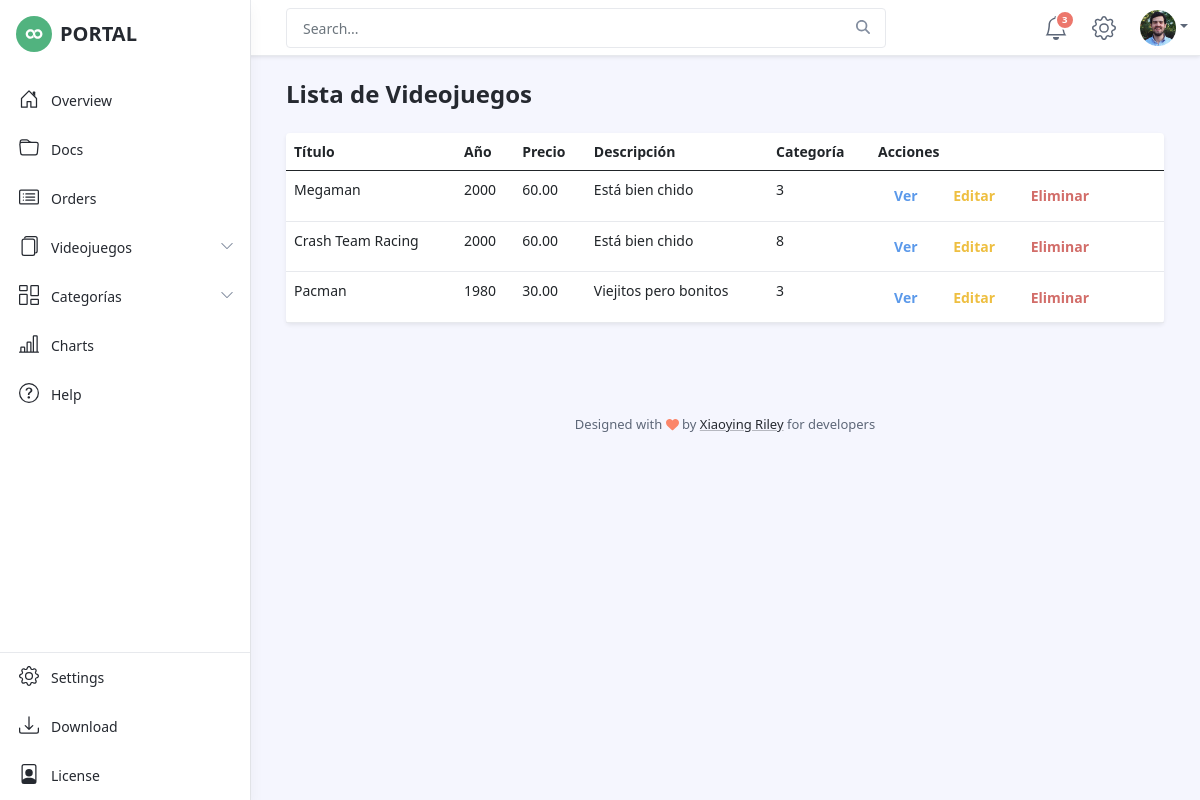
/videojuegos/lista/, run on an earlier commit of the app's database.
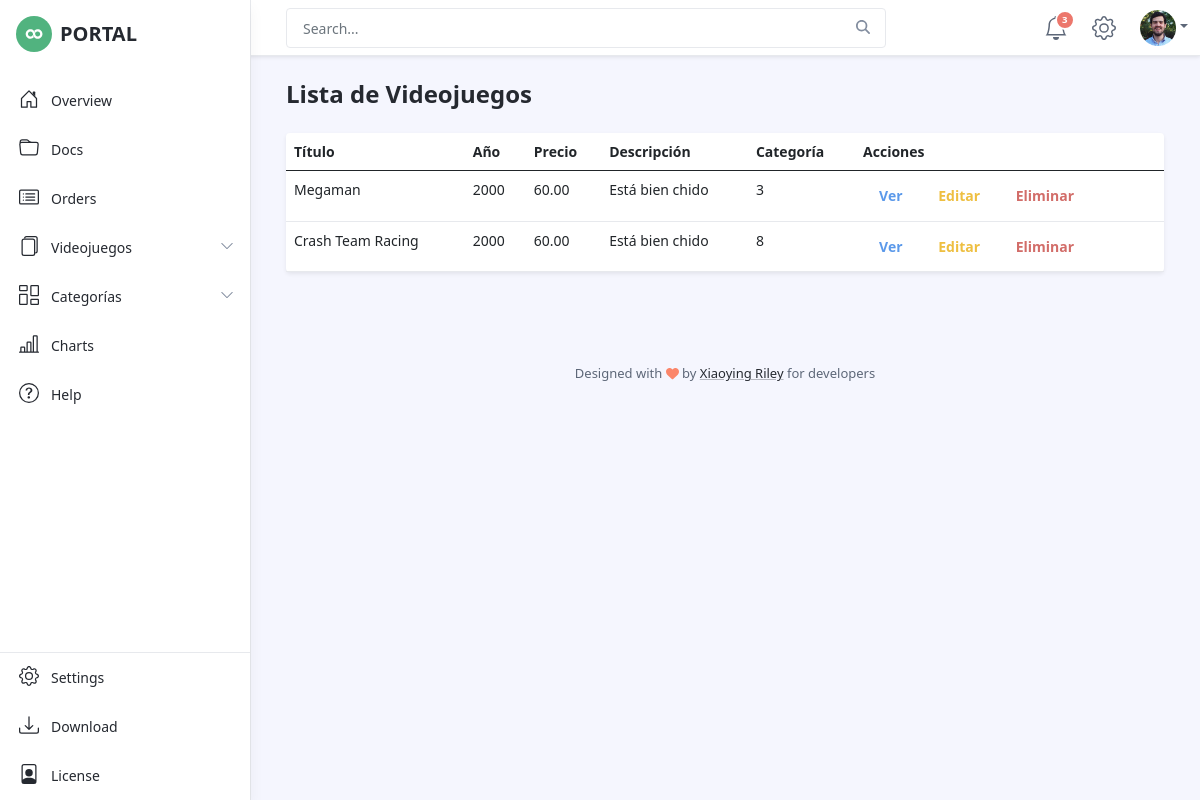
And on a later commit of the database.
### videojuego/models.py (models this page shows, shortened)
class VideoJuego(models.Model):
    titulo = models.CharField('Titulo', max_length=50, unique=True)
    anio = models.IntegerField('Año')
    categoria = models.ForeignKey("videojuego.Categoria",
    verbose_name='Categoría',on_delete=models.CASCADE)
    precio = models.DecimalField(max_digits=5, decimal_places=2)
    descripcion = models.CharField('Descripcion',max_length=250,
    null=True, blank=True)

### videojuego/views.py (the view)
class VideoJuegoList(ListView):
    model = VideoJuego
    template_name = 'videojuego:lista'

### videojuego/templates/videojuego/videojuego_list.html (shortened to what this page needs)
{% extends 'dashboard.html' %}
{% load static %}
{% block contenido %}
<h1 class="app-page-title">Lista de Videojuegos</h1>
    <div class="app-card app-card-orders-table shadow-sm mb-5">
        <table class="table table-hover">
            <thead>
                <th>Título</th>
                <th>Año</th>
                <th>Precio</th>
                <th>Descripción</th>
                <th>Categoría</th>
                <th>Acciones</th>
            </thead>
            <tbody>
                    {% for videojuego in object_list %}
                    <tr>
                        <td>{{videojuego.titulo}}</td>
                        <td>{{videojuego.anio}}</td>
                        <td>{{videojuego.precio}}</td>
                        <td>{{videojuego.descripcion}}</td>
                        <td>{{videojuego.categoria_id}}</td>
                        <td><a href="{% url 'videojuego:ver' videojuego.id %}" class="btn btn-outline-info">Ver</a>
                            <a href="{% url 'videojuego:editar' videojuego.id %}" class="btn btn-outline-warning">Editar</a>
                            <button onclick="muestraModal('{% url 'videojuego:eliminar' videojuego.id %}', '{{videojuego.titulo}}')" type="button" class="btn btn-outline-danger" data-toggle="modal" data-target="#eliminarModal">Eliminar</button>
                        </tr>
                        {% endfor %}
                    </tbody>
                </table>
</div>
{% endblock contenido %}

What changed in the data, as far as the page shows it:
removed VideoJuego: titulo "Pacman", anio "1980", precio "30.00", descripcion "Viejitos pero bonitos", categoria_id "3"
